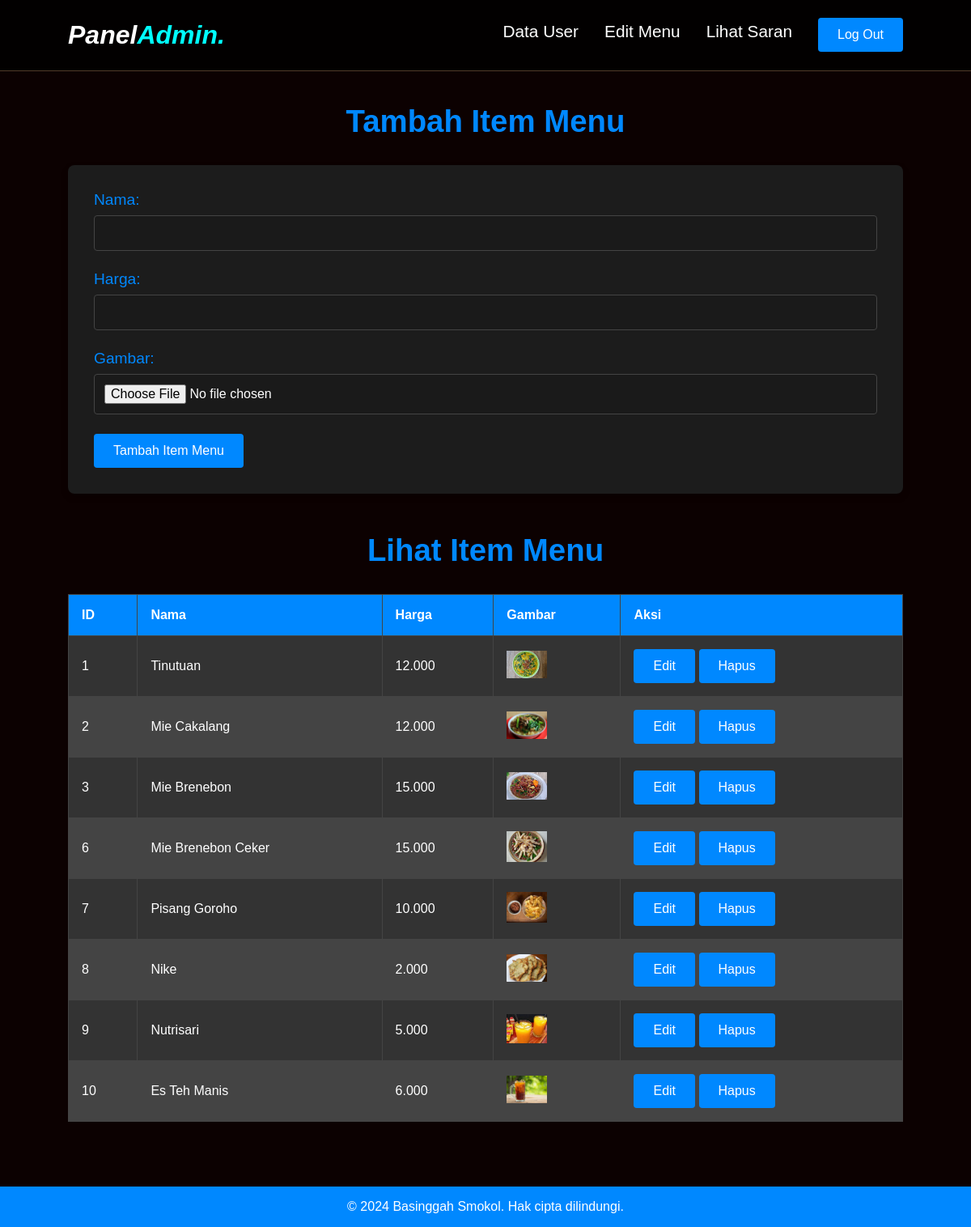
The page /admin.php (signed in) on the database its author committed.
### tables this page shows
CREATE TABLE `menu` (
  `id` int(11) NOT NULL,
  `name` varchar(255) NOT NULL,
  `price` varchar(255) NOT NULL,
  `image` varchar(255) NOT NULL
);

### admin.php (the view, shortened to what this page needs)
<?php
include 'koneksi.php';
$menus = $conn->query("SELECT * FROM menu");
?>
<!DOCTYPE html>
<html lang="id">
<head>
  <link rel="stylesheet" href="css/admin.css">
</head>
<body>
<header class="admin-header">
  <div class="admin-logo">Panel<span>Admin.</span></div>
  <nav class="navbar">
    <div class="navbar-nav">
      <a href="data_user.php">Data User</a>
      <a href="edit_menu.php">Edit Menu</a>
      <a href="lihat_saran.php">Lihat Saran</a>
    </div>
  </nav>
  <a href="logout_admin.php" class="btn logout">Log Out</a>
</header>
<main class="admin-panel">
  <section id="add-menu" class="admin-section">
    <h2>Tambah Item Menu</h2>
    <form method="post" enctype="multipart/form-data" class="admin-form">
      <div class="form-group">
        <label for="name">Nama:</label>
        <input type="text" id="name" name="name" required>
      </div>
      <div class="form-group">
        <label for="price">Harga:</label>
        <input type="text" id="price" name="price" required>
      </div>
      <div class="form-group">
        <label for="image">Gambar:</label>
        <input type="file" id="image" name="image" accept="image/*" required>
      </div>
      <button type="submit" name="add_menu" class="btn">Tambah Item Menu</button>
    </form>
  </section>
  <section id="view-menu" class="admin-section">
    <h2>Lihat Item Menu</h2>
    <table class="admin-table">
      <thead>
        <tr>
          <th>ID</th>
          <th>Nama</th>
          <th>Harga</th>
          <th>Gambar</th>
          <th>Aksi</th>
        </tr>
      </thead>
      <tbody>
        <?php while ($row = $menus->fetch_assoc()): ?>
        <tr>
          <td><?php echo $row['id']; ?></td>
          <td><?php echo $row['name']; ?></td>
          <td><?php echo $row['price']; ?></td>
          <td><img src="img/<?php echo $row['image']; ?>" alt="<?php echo $row['name']; ?>" width="50"></td>
          <td>
            <a href="edit_menu.php?id=<?php echo $row['id']; ?>" class="btn">Edit</a>
            <a href="admin.php?delete_id=<?php echo $row['id']; ?>" onclick="return confirm('Apakah Anda yakin?')" class="btn">Hapus</a>
          </td>
        </tr>
        <?php endwhile; ?>
      </tbody>
    </table>
  </section>
</main>
<footer>
  <p>&copy; 2024 Basinggah Smokol. Hak cipta dilindungi.</p>
</footer>
</body>
</html>

### css/admin.css (style rules this page uses)
:root { --primary: rgb(0, 136, 255); --bg: #0c0101; --input-bg: #1a1a1a; --input-border: #444; --focus-border: var(--primary); --button-bg: var(--primary); --button-hover-bg: #005bb5; --label-color: var(--primary); }
* { margin: 0; padding: 0; box-sizing: border-box; outline: none; border: none; text-decoration: none; }
html { scroll-behavior: smooth; }
body { font-family: "Poppins", sans-serif; background-color: var(--bg); color: #fff; }
.admin-header { display: flex; justify-content: space-between; align-items: center; padding: 1.4rem 7%; background-color: rgba(1, 1, 1, 0.8); border-bottom: 1px solid #513c28; position: fixed; top: 0; left: 0; right: 0; z-index: 9999; }
.admin-header .admin-logo { font-size: 2rem; font-weight: 700; color: #fff; font-style: italic; }
.admin-header .admin-logo span { color: aqua; }
.navbar { display: flex; align-items: center; margin-left: auto; }
.navbar .navbar-nav { display: flex; }
.navbar .navbar-nav a { color: white; display: inline-block; font-size: 1.3rem; margin: 0 1rem; }
.navbar .navbar-nav a::after { content: ""; display: block; padding-bottom: 0.5rem; border-bottom: 0.1rem solid var(--primary); transform: scaleX(0); transition: 0.2s linear; }
.admin-panel { padding: 8rem 7% 2rem; }
.admin-section { margin-bottom: 3rem; }
.admin-section h2 { text-align: center; font-size: 2.4rem; margin-bottom: 2rem; color: var(--primary); }
.admin-form { background-color: #1c1c1c; padding: 2rem; border-radius: 8px; box-shadow: 0 4px 8px rgba(0, 0, 0, 0.2); animation: slideIn 0.5s ease-in-out; }
.form-group { margin-bottom: 1.5rem; position: relative; }
.form-group label { display: block; font-size: 1.2rem; color: var(--label-color); margin-bottom: 0.5rem; transition: color 0.3s ease; }
.form-group input[type="text"], .form-group input[type="file"] { width: 100%; padding: 0.75rem; border-radius: 4px; border: 1px solid var(--input-border); background-color: var(--input-bg); color: #fff; font-size: 1rem; transition: border-color 0.3s ease, background-color 0.3s ease; }
.form-group input[type="text"]::placeholder, .form-group input[type="file"]::placeholder { color: #aaa; }
.btn { padding: 0.75rem 1.5rem; background-color: var(--button-bg); color: #fff; border-radius: 4px; cursor: pointer; display: inline-block; font-size: 1rem; text-align: center; transition: background-color 0.3s ease; }
.btn.logout { margin-left: 1rem; }
.admin-table { width: 100%; border-collapse: collapse; margin-bottom: 1.5rem; }
.admin-table th, .admin-table td { padding: 1rem; border: 1px solid #444; text-align: left; }
.admin-table th { background-color: var(--primary); color: #fff; }
.admin-table tbody tr:nth-child(odd) { background-color: #333; }
.admin-table tbody tr:nth-child(even) { background-color: #444; }
footer { background-color: var(--primary); text-align: center; padding: 1rem 0; }
footer p { color: #fff; font-size: 1rem; }

### rows shown on the page
menu: id "1", name "Tinutuan", price "12.000", image (picture)
menu: id "2", name "Mie Cakalang", price "12.000", image (picture)
menu: id "3", name "Mie Brenebon", price "15.000", image (picture)
menu: id "6", name "Mie Brenebon Ceker", price "15.000", image (picture)
menu: id "7", name "Pisang Goroho", price "10.000", image (picture)
menu: id "8", name "Nike", price "2.000", image (picture)
menu: id "9", name "Nutrisari", price "5.000", image (picture)
menu: id "10", name "Es Teh Manis", price "6.000", image (picture)
